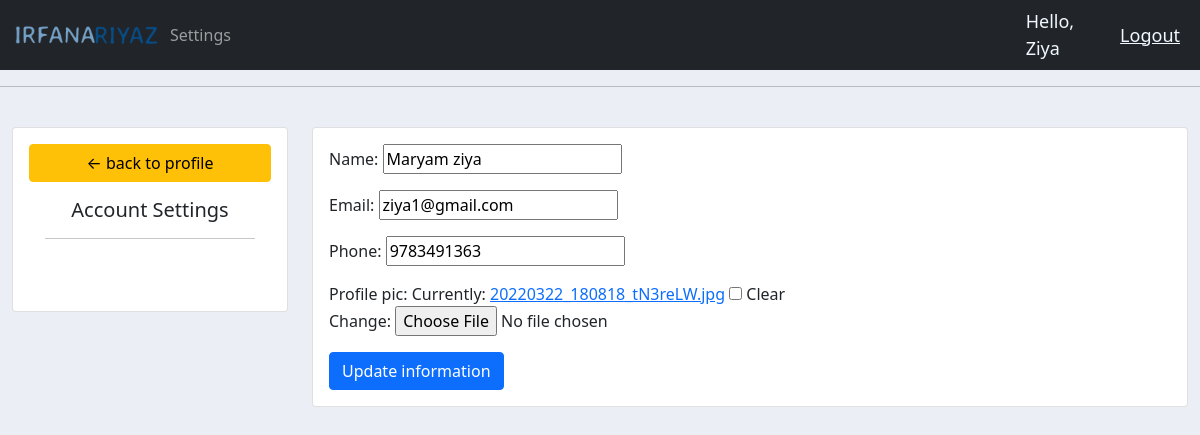
/account/ (signed in), run on the app's committed database.
### accounts/models.py (models this page shows, shortened)
class Customer(models.Model):
    user = models.OneToOneField(User,blank = True ,null=True,on_delete=models.CASCADE)
    name = models.CharField(max_length=200,null=True)
    email = models.CharField(max_length=200,null=True)
    phone = models.CharField(max_length=200,null=True)
    profile_pic= models.ImageField(default = "default.jpg", null= True,blank = True)
    date_created = models.DateTimeField(auto_now_add=True,null=True)

### accounts/decorators.py (the view)
        def wrapper_func(request,*args,**kwargs):
            group= None
            if request.user.groups.exists():
                group = request.user.groups.all()[0].name
            if group in allowed_roles:
                return view_func(request,*args,**kwargs)
            else:
                return HttpResponse('cant view this page')

### accounts/forms.py
class CustomerForm(ModelForm):
    class Meta:
        model = Customer
        fields = '__all__'
        exclude = ['user']

### accounts/views.py (called while the page is built)
@login_required(login_url='login')
@allowed_users(allowed_roles=['customer'])
def account_setting(request):
    customer = request.user.customer
    form = CustomerForm(instance= customer)
    print(request.user.customer.profile_pic.url)
    if request.method == 'POST':
        form = CustomerForm(request.POST,request.FILES,instance=customer)
        if form.is_valid():
            form.save()
    context= {
        'form':form
    }
    return render(request,'accounts/accounts_setting.html',context)

### accounts/templates/accounts/accounts_setting.html (shortened to what this page needs)
{% extends 'accounts/main.html' %}
{% load static %}
{% block content %}
<br>
<div class="row">
    <div class="col-md-3">
        <div class="card card-body">
              <a href="{% url 'user'%}"class= "btn btn-warning "> &#8592;  back to profile</a>
            <div class="card-body">
              <h5 style =" text-align: center;" class="card-title">Account Settings</h5>
              <hr>
            </div>
          </div>
    </div>
    <div class="col-md-9 ">
        <div class="card card-body">
            <form action=""method = 'POST'enctype ="multipart/form-data">
                {{form.as_p}}
                <input type="submit" value = 'Update information' class= "btn btn-primary">
            </form>
        </div>
    </div>
</div>
{% endblock %}

### accounts/templates/accounts/navbar.html (shortened to what this page needs)
{%load static %}
<nav class="navbar navbar-expand-lg navbar-dark bg-dark">
    <div class="container-fluid">
      <img class="logo"src="{% static '/images/logo.png' %}" alt="My logo" id="logo">
      <div class="collapse navbar-collapse" id="navbarNav">
        <ul class="navbar-nav">
        {% if request.user.is_staff %}
          <li class="nav-item">
            <a class="nav-link active" href="{% url 'home' %}">Home</a>
          </li>
          <li class="nav-item">
            <a class="nav-link" href="{% url 'products' %}">Products</a>
          </li>
          {% else %}
          <li class="nav-item">
            <a class="nav-link" href="{% url 'account' %}">Settings</a>
          </li>
        {% endif %}
        </ul>
      </div>
    </div>
    <span class="hello-msg">Hello, {{request.user}}</span>
    <span ><a class="hello-msg" href="{% url 'logout' %}">Logout</a></span>
  </nav>

### static/css/main.css (style rules this page uses)
body { background-color: #ebeff5; }

### accounts/templates/accounts/navbar.html (style rules this page uses)
.hello-msg { font-size: 18px; color: aliceblue; margin-right: 20px; }
.logo { width: 150px; }

### data on the page
Customer: name "Maryam ziya", email "ziya1@gmail.com", phone "9783491363"

### other printed values
{{ request.user }} "Ziya"
